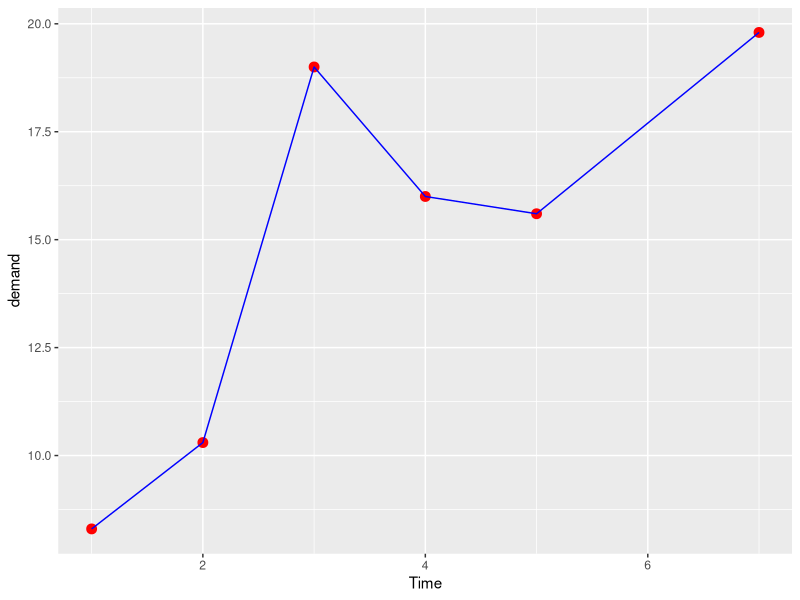
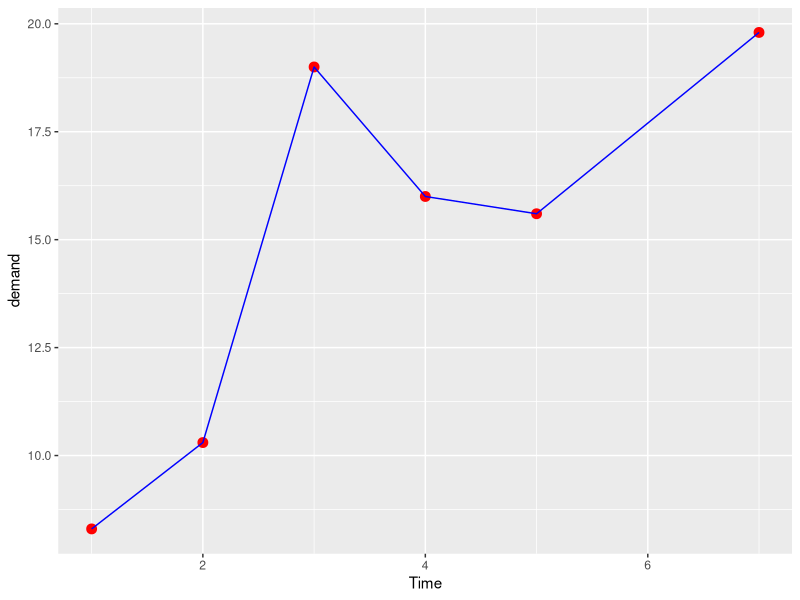
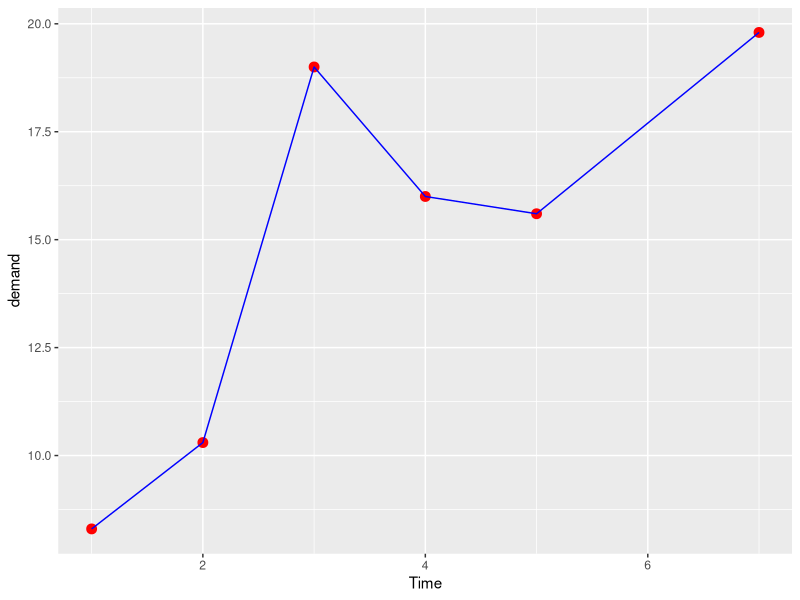
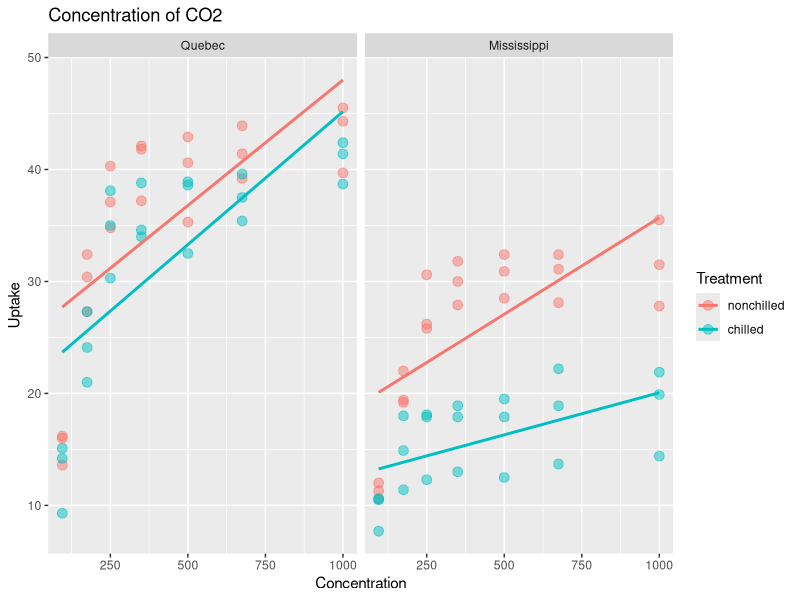
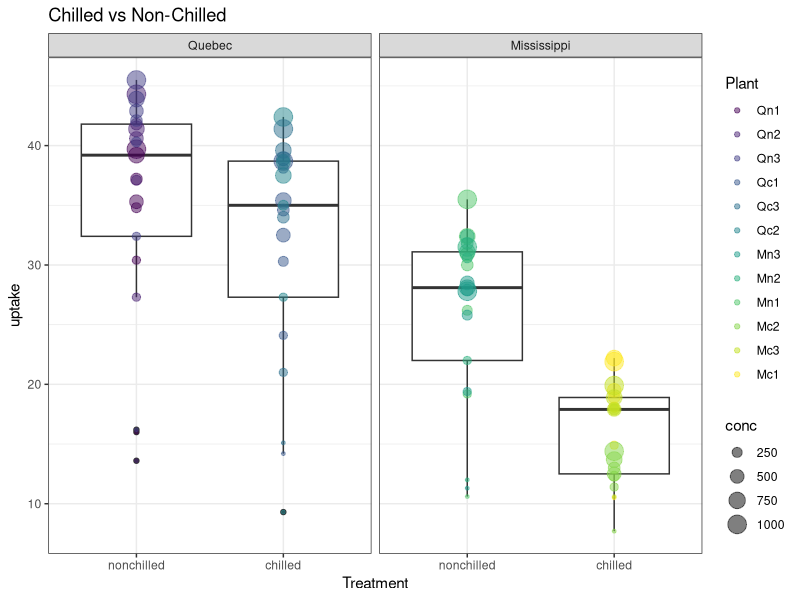
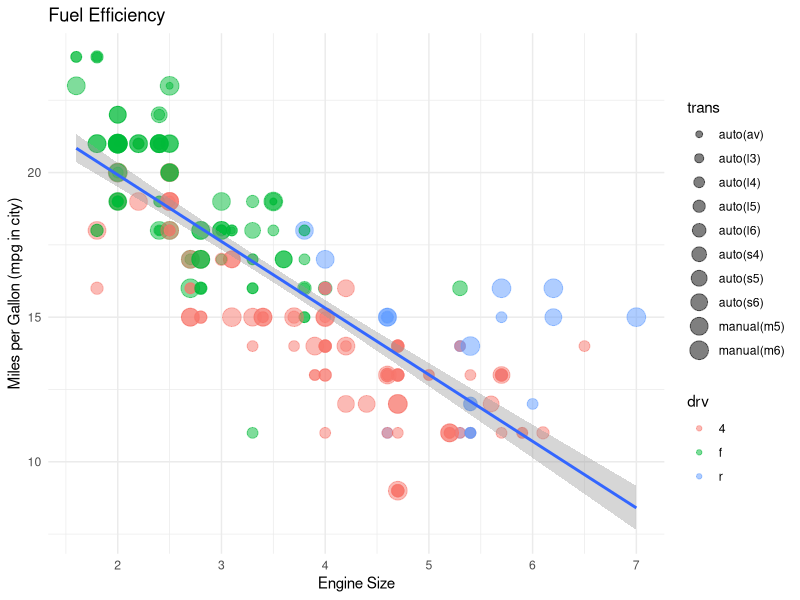

Generate these figures, in order, with R:
## ---- chunk 1
library(tidyverse)
## ---- chunk 2
library(tidyverse)
## ---- chunk 3

ggplot(data = BOD,
       mapping = aes(x = Time, y= demand)) +
  geom_point(size=3, colour = "red") +
  geom_line(color="blue")
 
ggplot(BOD, aes(Time, demand)) +
  geom_point(size=3, colour = "red") +
  geom_line(colour="blue")

BOD %>%
  ggplot(aes(Time, demand)) +
  geom_point(size=3, colour = "red") +
  geom_line(colour="blue")
## ---- chunk 4

# CO2
# head(CO2)

# variables are: Plant, Type, Treatment, Concentration, Uptake
#?CO2


CO2 %>% 
  ggplot(aes(conc, uptake, colour = Treatment)) +
  geom_point(size = 3, alpha = 0.5) +
  geom_smooth(method = lm, se = FALSE) + 
  facet_wrap(~Type) + # use a categorical variable to split the resulting plot into one plot for each category
  labs(
    title = "Concentration of CO2",
    x = "Concentration",
    y = "Uptake"
  ) +
  theme_grey()
## ---- chunk 5
CO2 %>% 
  ggplot(aes(Treatment, uptake)) +
  geom_boxplot() +
  geom_point(alpha = 0.5, 
             aes(size=conc, # using a continuous variable to control point size
                 colour = Plant)) + # using a categorical variable to control plant colour
  facet_wrap(~Type) +
  #coord_flip() + # rotate the visual 90'
  theme_bw() +
  labs(
    title = "Chilled vs Non-Chilled"
  )
## ---- chunk 6

# head(mpg)
 

mpg %>%
  filter(cty < 25) %>% 
  ggplot(aes(displ, cty)) +
  geom_point(aes(colour = drv,
                 size = trans),
             alpha = 0.5) + # alpha controls the point transparency (0-1)
  geom_smooth(method = lm) +
  #facet_wrap(~year, nrow = 1) +
  labs(
    x="Engine Size",
    y="Miles per Gallon (mpg in city)",
    title = "Fuel Efficiency"
  ) +
  theme_minimal()
